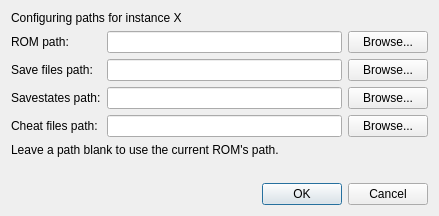
<?xml version="1.0" encoding="UTF-8"?>
<ui version="4.0">
	<class>PathSettingsDialog</class>
	<widget class="QDialog" name="PathSettingsDialog">
		<property name="geometry">
			<rect>
				<x>0</x>
				<y>0</y>
				<width>439</width>
				<height>185</height>
			</rect>
		</property>
		<property name="windowTitle">
			<string>Path settings - melonDS</string>
		</property>
		<layout class="QGridLayout" name="gridLayout">

			<item row="0" column="0" colspan="3">
				<widget class="QLabel" name="lblInstanceNum">
					<property name="text">
						<string>Configuring paths for instance X</string>
					</property>
				</widget>
			</item>

			<item row="1" column="0">
				<widget class="QLabel" name="label_1">
					<property name="text">
						<string>ROM path:</string>
					</property>
				</widget>
			</item>
			<item row="1" column="1">
				<widget class="QLineEdit" name="txtROMPath">
					<property name="clearButtonEnabled">
						<bool>true</bool>
					</property>
				</widget>
			</item>
			<item row="1" column="2">
				<widget class="QPushButton" name="btnROMBrowse">
					<property name="text">
						<string>Browse...</string>
					</property>
				</widget>
			</item>

			<item row="2" column="0">
				<widget class="QLabel" name="label_2">
					<property name="text">
						<string>Save files path:</string>
					</property>
				</widget>
			</item>
			<item row="2" column="1">
				<widget class="QLineEdit" name="txtSaveFilePath">
					<property name="clearButtonEnabled">
						<bool>true</bool>
					</property>
				</widget>
			</item>
			<item row="2" column="2">
				<widget class="QPushButton" name="btnSaveFileBrowse">
					<property name="text">
						<string>Browse...</string>
					</property>
				</widget>
			</item>

			<item row="3" column="0">
				<widget class="QLabel" name="label_3">
					<property name="text">
						<string>Savestates path:</string>
					</property>
				</widget>
			</item>
			<item row="3" column="1">
				<widget class="QLineEdit" name="txtSavestatePath">
					<property name="clearButtonEnabled">
						<bool>true</bool>
					</property>
				</widget>
			</item>
			<item row="3" column="2">
				<widget class="QPushButton" name="btnSavestateBrowse">
					<property name="text">
						<string>Browse...</string>
					</property>
				</widget>
			</item>

			<item row="4" column="0">
				<widget class="QLabel" name="label_4">
					<property name="text">
						<string>Cheat files path:</string>
					</property>
				</widget>
			</item>
			<item row="4" column="1">
				<widget class="QLineEdit" name="txtCheatFilePath">
					<property name="clearButtonEnabled">
						<bool>true</bool>
					</property>
				</widget>
			</item>
			<item row="4" column="2">
				<widget class="QPushButton" name="btnCheatFileBrowse">
					<property name="text">
						<string>Browse...</string>
					</property>
				</widget>
			</item>

			<item row="5" column="0" colspan="3">
				<widget class="QLabel" name="label">
					<property name="text">
						<string>Leave a path blank to use the current ROM's path.</string>
					</property>
				</widget>
			</item>

			<item row="6" column="0" colspan="3">
				<widget class="QLabel" name="label_5">
					<property name="text">
						<string/>
					</property>
				</widget>
			</item>

			<item row="7" column="0" colspan="3">
				<widget class="QDialogButtonBox" name="buttonBox">
					<property name="orientation">
						<enum>Qt::Horizontal</enum>
					</property>
					<property name="standardButtons">
						<set>QDialogButtonBox::Cancel|QDialogButtonBox::Ok</set>
					</property>
				</widget>
			</item>

		</layout>
	</widget>
	<tabstops>
		<tabstop>txtROMPath</tabstop>
		<tabstop>btnROMBrowse</tabstop>
		<tabstop>txtSaveFilePath</tabstop>
		<tabstop>btnSaveFileBrowse</tabstop>
		<tabstop>txtSavestatePath</tabstop>
		<tabstop>btnSavestateBrowse</tabstop>
		<tabstop>txtCheatFilePath</tabstop>
		<tabstop>btnCheatFileBrowse</tabstop>
	</tabstops>
	<resources/>
	<connections>
		<connection>
			<sender>buttonBox</sender>
			<signal>accepted()</signal>
			<receiver>PathSettingsDialog</receiver>
			<slot>accept()</slot>
			<hints>
				<hint type="sourcelabel">
					<x>248</x>
					<y>254</y>
				</hint>
				<hint type="destinationlabel">
					<x>157</x>
					<y>274</y>
				</hint>
			</hints>
		</connection>
		<connection>
			<sender>buttonBox</sender>
			<signal>rejected()</signal>
			<receiver>PathSettingsDialog</receiver>
			<slot>reject()</slot>
			<hints>
				<hint type="sourcelabel">
					<x>316</x>
					<y>260</y>
				</hint>
				<hint type="destinationlabel">
					<x>286</x>
					<y>274</y>
				</hint>
			</hints>
		</connection>
	</connections>
</ui>
